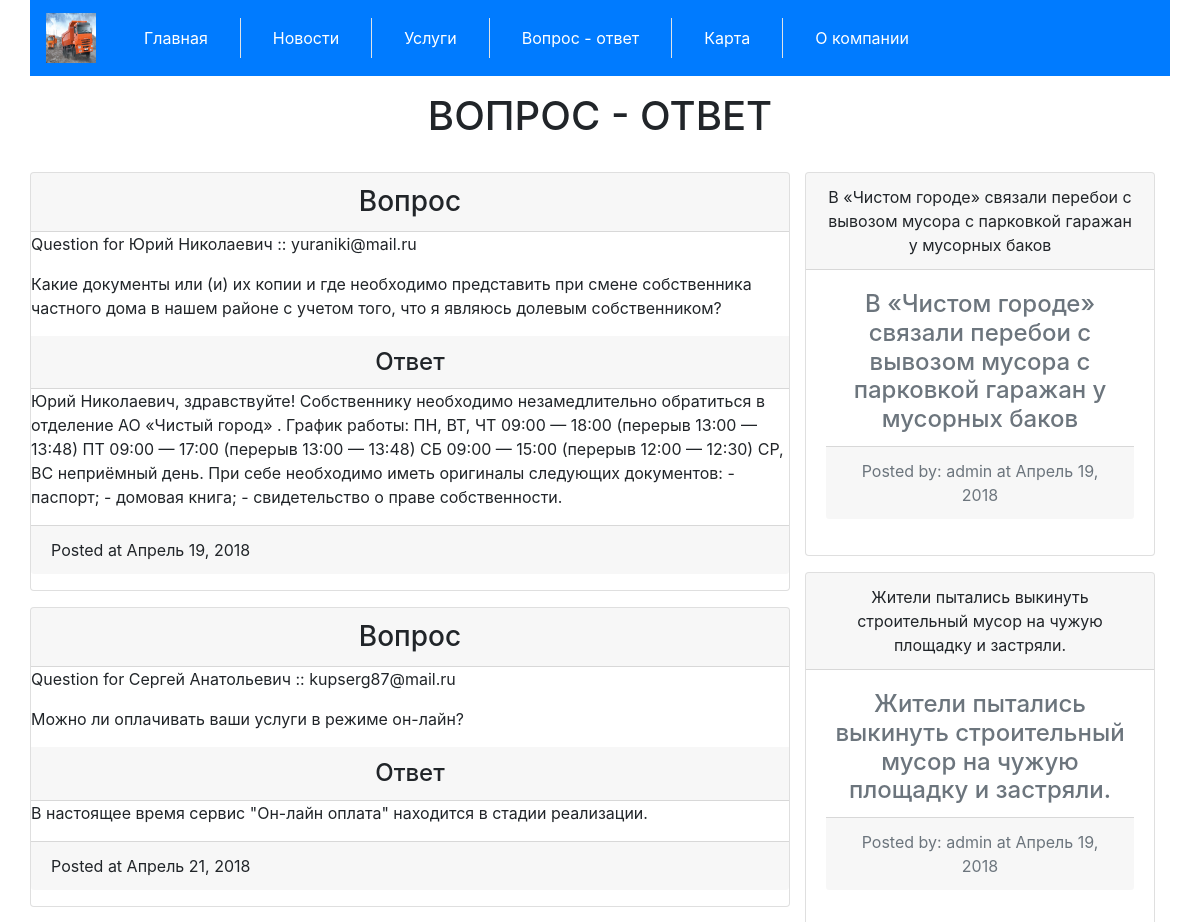
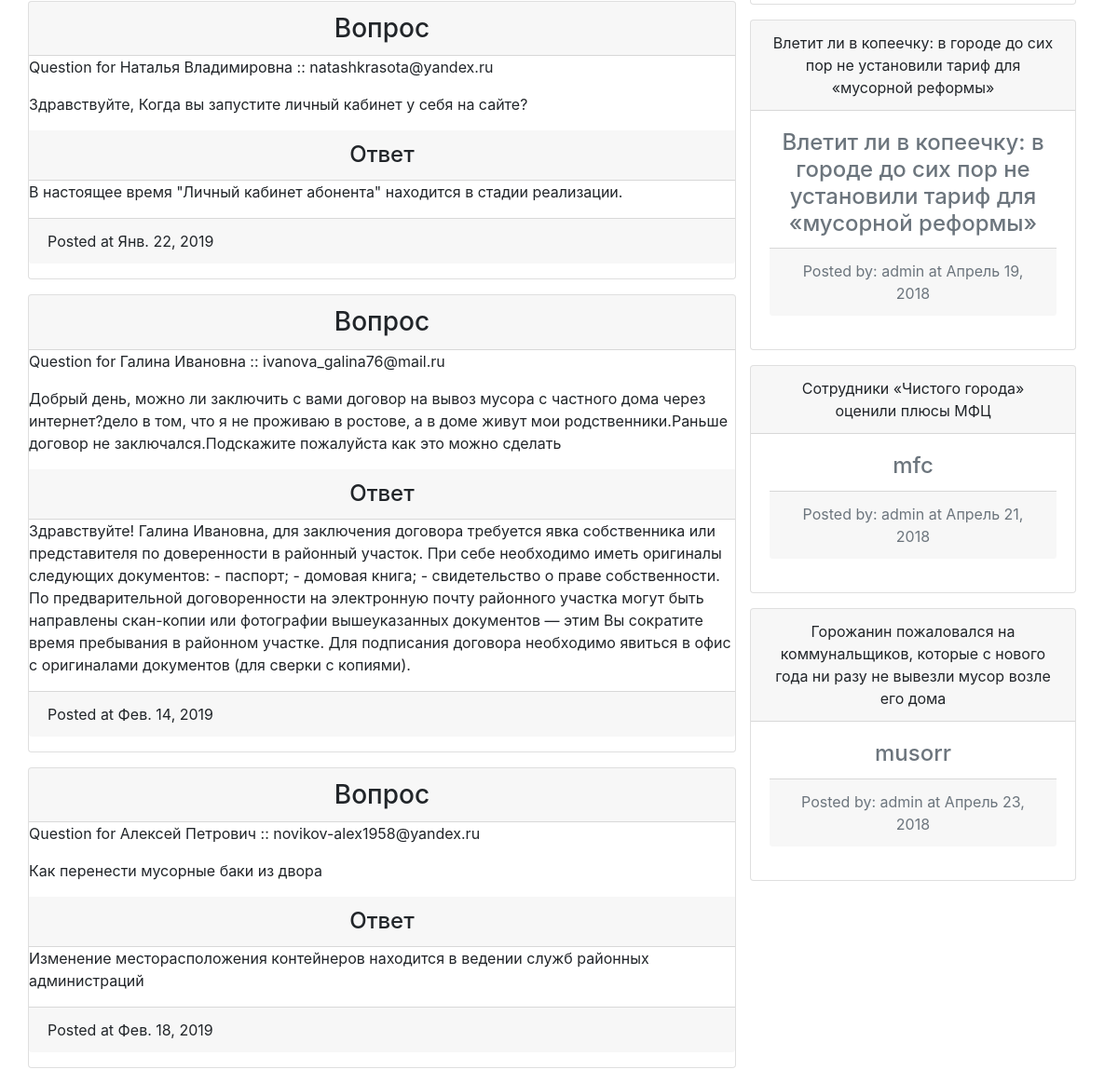
Screenshot of /questions/ with the database file from the repository (2 pictures, top to bottom).
### server/models.py (models this page shows, shortened)
class Question(models.Model):
    objects = models.Manager()
    class Meta:
        ordering = ['posted', ]
    title = models.TextField(
        default="New",
        verbose_name="Question title"
    )
    fio = models.TextField(
        default="",
        verbose_name="Question User Name"
    )
    email = models.TextField(
        default="",
        verbose_name="Question User email"
    )
    body = models.TextField(
        default="",
        verbose_name="Question Body"
    )
    ansver = models.TextField(
        default="",
        verbose_name="Ansver Body"
    )
    posted = models.DateField(
        db_index=True,
        auto_now_add=True
    )

class News(models.Model):
    objects = models.Manager()
    class Meta:
        ordering = ['posted', ]
    title = models.TextField(
        default="New",
        verbose_name="News title"
    )
    slug = models.SlugField(
        max_length=100,
        unique=True
    )
    author = models.TextField(
        default="Author",
        verbose_name="Newws Author"
    )
    body = models.TextField(
        default='Body',
        verbose_name="News body"
    )
    posted = models.DateField(
        db_index=True,
        auto_now_add=True
    )
    image = models.ImageField(
        upload_to='media',
        default="image.jpeg"
    )

### server/views.py (the view)
# urls.py: url(r'^questions/', server_views.questions, name='questions'),
def questions(request):
    return render(
        request=request,
        template_name='questions.html',
        context={
            'questions': Question.objects.all()[:5],
             "news": News.objects.all()[:5]
        }
    )

### templates/questions.html
{% extends "base.html" %}
{% block content %}
    <div class="col-xl-12">
        <h1 class="text-center text-uppercase my-3">Вопрос - ответ</h1>
    </div>
        <article class="col-xl-8 col-lg-8">
            {% if questions %}
                {% for q in questions %}
                    <div class="row card rounded-top my-3">
                        <h3 class="card-header text-center" >Вопрос</h3>
                            <p class="question-text">Question for {{ q.fio }} :: {{ q.email }}</p>
                            <p class="question-text">{{ q.body }}</p>
                            <h4 class="card-header text-center" >Ответ</h4>
                            <p class="question-text">{{ q.ansver }}</p>
                            <p class="card-footer">Posted at {{ q.posted }}</p>
                    </div>
                {% endfor %}
            {% else %}
                <h2 class="text-center text-uppercase my-3">Пока нет никаких вопросов</h2>
            {% endif %}
        </article>
        <aside class="col-xl-4 col-lg-4">
            {% if news %}
                {% for n in news %}
                    <div class="card my-3 text-center">
                        <div class="card-header">{{ n.title }}</div>
                        <div class="card-body text-secondary">
                            <h4 class="card-title">{{ n.slug }}</h4>
                            <p class="card-footer">Posted by: {{ n.author }} at {{ n.posted }}</p>
                        </div>
                    </div>
                {% endfor %}
            {% else %}
                <h2 class="text-center text-uppercase my-3">Сейчас нет новостей</h2>
            {% endif %}
        </aside>
{% endblock %}

### rows the page displays
Question: fio "Юрий Николаевич", email "yuraniki@mail.ru", body "Какие документы или (и) их копии и где необходимо представить при смене собственника частного дома в нашем районе с учетом того, что я являюсь долевым собственником?", ansver "Юрий Николаевич, здравствуйте! Собственнику необходимо незамедлительно обратиться в отделение АО «Чистый город» . График работы: ПН, ВТ, ЧТ 09:00 — 18:00 (перерыв 13:00 — 13:48) ПТ 09:00 — 17:00 (перерыв 13:00 — 13:48) СБ 09:00 — 15:00 (перерыв 12:00 — 12:30) СР, ВС неприёмный день. При себе необходимо иметь оригиналы следующих документов: - паспорт; - домовая книга; - свидетельство о праве собственности.", posted "Апрель 19, 2018"
Question: fio "Сергей Анатольевич", email "kupserg87@mail.ru", body "Можно ли оплачивать ваши услуги в режиме он-лайн?", ansver "В настоящее время сервис \"Он-лайн оплата\" находится в стадии реализации.", posted "Апрель 21, 2018"
Question: fio "Наталья Владимировна", email "natashkrasota@yandex.ru", body "Здравствуйте, Когда вы запустите личный кабинет у себя на сайте?", ansver "В настоящее время \"Личный кабинет абонента\" находится в стадии реализации.", posted "Янв. 22, 2019"
Question: fio "Галина Ивановна", email "ivanova_galina76@mail.ru", body "Добрый день, можно ли заключить с вами договор на вывоз мусора с частного дома через интернет?дело в том, что я не проживаю в ростове, а в доме живут мои родственники.Раньше договор не заключался.Подскажите пожалуйста как это можно сделать", ansver "Здравствуйте! Галина Ивановна, для заключения договора требуется явка собственника или представителя по доверенности в районный участок. При себе необходимо иметь оригиналы следующих документов: - паспорт; - домовая книга; - свидетельство о праве собственности. По предварительной договоренности на электронную почту районного участка могут быть направлены скан-копии или фотографии вышеуказанных документов — этим Вы сократите время пребывания в районном участке. Для подписания договора необходимо явиться в офис с оригиналами документов (для сверки с копиями).", posted "Фев. 14, 2019"
Question: fio "Алексей Петрович", email "novikov-alex1958@yandex.ru", body "Как перенести мусорные баки из двора", ansver "Изменение месторасположения контейнеров находится в ведении служб районных администраций", posted "Фев. 18, 2019"
News: title "В «Чистом городе» связали перебои с вывозом мусора с парковкой гаражан у мусорных баков", slug "В «Чистом городе» связали перебои с вывозом мусора с парковкой гаражан у мусорных баков", author "admin", posted "Апрель 19, 2018"
News: title "Жители пытались выкинуть строительный мусор на чужую площадку и застряли.", slug "Жители пытались выкинуть строительный мусор на чужую площадку и застряли.", author "admin", posted "Апрель 19, 2018"
News: title "Влетит ли в копеечку: в городе до сих пор не установили тариф для «мусорной реформы»", slug "Влетит ли в копеечку: в городе до сих пор не установили тариф для «мусорной реформы»", author "admin", posted "Апрель 19, 2018"
News: title "Сотрудники «Чистого города» оценили плюсы МФЦ", slug "mfc", author "admin", posted "Апрель 21, 2018"
News: title "Горожанин пожаловался на коммунальщиков, которые с нового года ни разу не вывезли мусор возле его дома", slug "musorr", author "admin", posted "Апрель 23, 2018"
